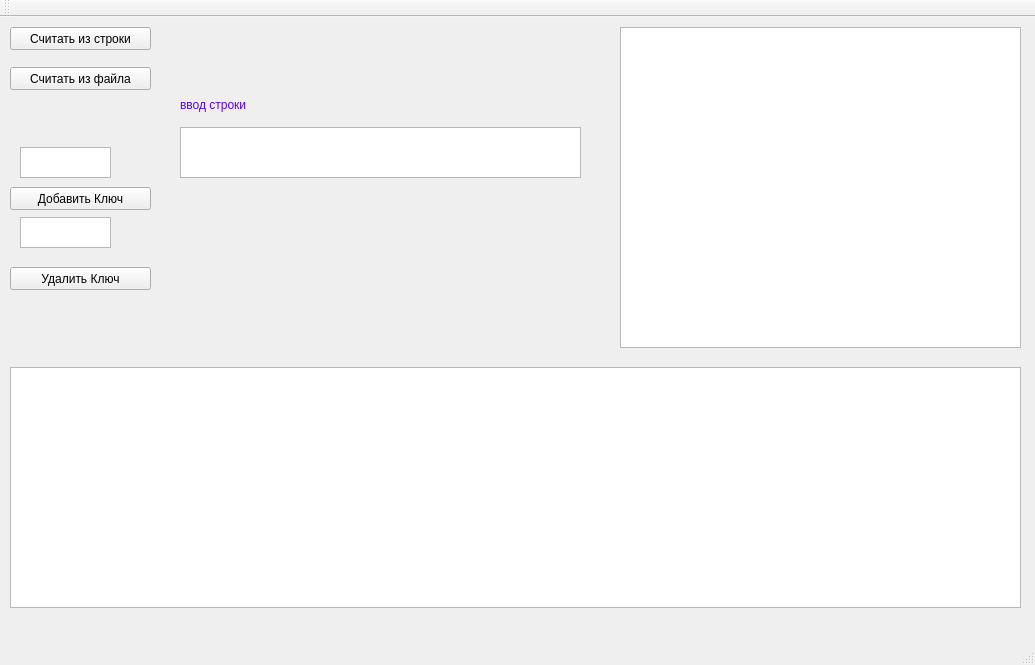
<?xml version="1.0" encoding="UTF-8"?>
<ui version="4.0">
 <class>MainWindow</class>
 <widget class="QMainWindow" name="MainWindow">
  <property name="geometry">
   <rect>
    <x>0</x>
    <y>0</y>
    <width>1035</width>
    <height>665</height>
   </rect>
  </property>
  <property name="windowTitle">
   <string>CourseWork</string>
  </property>
  <widget class="QWidget" name="centralWidget">
   <widget class="QPushButton" name="inputStr">
    <property name="geometry">
     <rect>
      <x>10</x>
      <y>10</y>
      <width>141</width>
      <height>23</height>
     </rect>
    </property>
    <property name="cursor">
     <cursorShape>PointingHandCursor</cursorShape>
    </property>
    <property name="text">
     <string>Считать из строки</string>
    </property>
   </widget>
   <widget class="QPushButton" name="inputFile">
    <property name="geometry">
     <rect>
      <x>10</x>
      <y>50</y>
      <width>141</width>
      <height>23</height>
     </rect>
    </property>
    <property name="cursor">
     <cursorShape>PointingHandCursor</cursorShape>
    </property>
    <property name="text">
     <string>Считать из файла</string>
    </property>
   </widget>
   <widget class="QTextEdit" name="editStr">
    <property name="geometry">
     <rect>
      <x>180</x>
      <y>110</y>
      <width>401</width>
      <height>51</height>
     </rect>
    </property>
   </widget>
   <widget class="QTextEdit" name="treeEdit">
    <property name="geometry">
     <rect>
      <x>620</x>
      <y>10</y>
      <width>401</width>
      <height>321</height>
     </rect>
    </property>
    <property name="cursor" stdset="0">
     <cursorShape>ArrowCursor</cursorShape>
    </property>
   </widget>
   <widget class="QPushButton" name="addKey">
    <property name="geometry">
     <rect>
      <x>10</x>
      <y>170</y>
      <width>141</width>
      <height>23</height>
     </rect>
    </property>
    <property name="cursor">
     <cursorShape>PointingHandCursor</cursorShape>
    </property>
    <property name="text">
     <string>Добавить Ключ</string>
    </property>
   </widget>
   <widget class="QPushButton" name="removeKey">
    <property name="geometry">
     <rect>
      <x>10</x>
      <y>250</y>
      <width>141</width>
      <height>23</height>
     </rect>
    </property>
    <property name="cursor">
     <cursorShape>PointingHandCursor</cursorShape>
    </property>
    <property name="text">
     <string>Удалить Ключ</string>
    </property>
   </widget>
   <widget class="QTextEdit" name="addEdit">
    <property name="geometry">
     <rect>
      <x>20</x>
      <y>130</y>
      <width>91</width>
      <height>31</height>
     </rect>
    </property>
    <property name="html">
     <string>&lt;!DOCTYPE HTML PUBLIC &quot;-//W3C//DTD HTML 4.0//EN&quot; &quot;http://www.w3.org/TR/REC-html40/strict.dtd&quot;&gt;
&lt;html&gt;&lt;head&gt;&lt;meta name=&quot;qrichtext&quot; content=&quot;1&quot; /&gt;&lt;style type=&quot;text/css&quot;&gt;
p, li { white-space: pre-wrap; }
&lt;/style&gt;&lt;/head&gt;&lt;body style=&quot; font-family:'MS Shell Dlg 2'; font-size:7.8pt; font-weight:400; font-style:normal;&quot;&gt;
&lt;p style=&quot;-qt-paragraph-type:empty; margin-top:0px; margin-bottom:0px; margin-left:0px; margin-right:0px; -qt-block-indent:0; text-indent:0px;&quot;&gt;&lt;br /&gt;&lt;/p&gt;&lt;/body&gt;&lt;/html&gt;</string>
    </property>
   </widget>
   <widget class="QTextEdit" name="removeEdit">
    <property name="geometry">
     <rect>
      <x>20</x>
      <y>200</y>
      <width>91</width>
      <height>31</height>
     </rect>
    </property>
   </widget>
   <widget class="QTextEdit" name="treapEdit">
    <property name="geometry">
     <rect>
      <x>10</x>
      <y>350</y>
      <width>1011</width>
      <height>241</height>
     </rect>
    </property>
   </widget>
   <widget class="QLabel" name="label_3">
    <property name="geometry">
     <rect>
      <x>180</x>
      <y>80</y>
      <width>171</width>
      <height>16</height>
     </rect>
    </property>
    <property name="text">
     <string>&lt;html&gt;&lt;head/&gt;&lt;body&gt;&lt;p&gt;&lt;span style=&quot; font-size:9pt; color:#5500ff;&quot;&gt;ввод строки&lt;/span&gt;&lt;/p&gt;&lt;/body&gt;&lt;/html&gt;</string>
    </property>
   </widget>
  </widget>
  <widget class="QMenuBar" name="menuBar">
   <property name="geometry">
    <rect>
     <x>0</x>
     <y>0</y>
     <width>1035</width>
     <height>26</height>
    </rect>
   </property>
  </widget>
  <widget class="QToolBar" name="mainToolBar">
   <attribute name="toolBarArea">
    <enum>TopToolBarArea</enum>
   </attribute>
   <attribute name="toolBarBreak">
    <bool>false</bool>
   </attribute>
  </widget>
  <widget class="QStatusBar" name="statusBar"/>
 </widget>
 <layoutdefault spacing="6" margin="11"/>
 <resources/>
 <connections/>
</ui>
